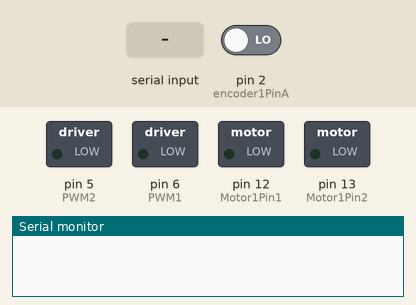
A sketch run on a simulated Arduino Uno, built with avr-gcc and run on an emulated ATmega328P. Parts: switched loads named in the sketch (green lamp = pin HIGH), the last lines printed to the serial monitor. The inputs (shaded band) are chosen by the test bench; at power-on: pin 2 (encoder1PinA) LOW.

Above: at 1.2 s.
1.3 s: "5\n" received over Serial
2.8 s: byte 13 (13) received over Serial
At 3.2 s:
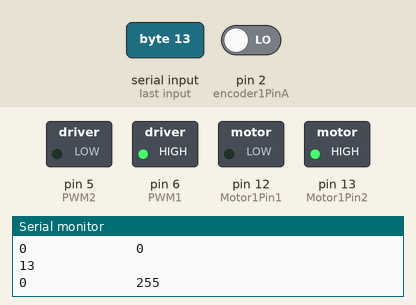
4.3 s: byte 73 (73) received over Serial
At 5.5 s:
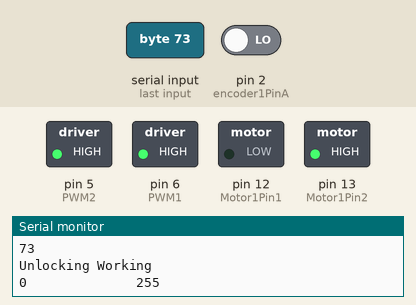
5.8 s: byte 3 (3) received over Serial
At 6.7 s:
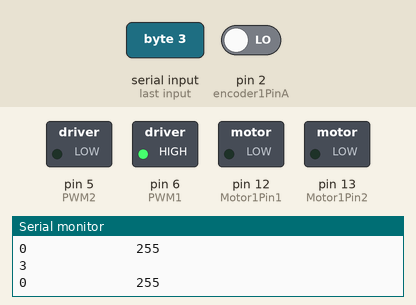
7.3 s: byte 23 (23) received over Serial
At 7.8 s:
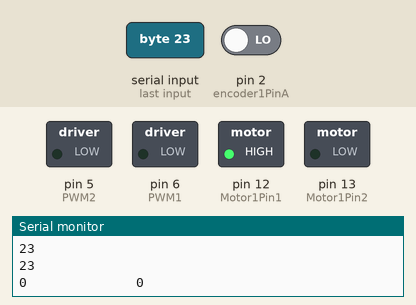
8.8 s: byte 53 (53) received over Serial
At 10.2 s:
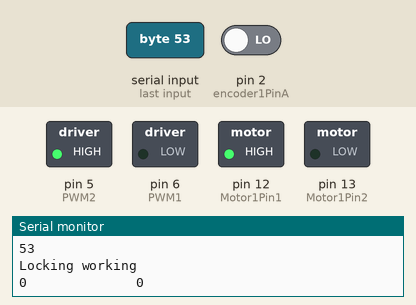
Timing chart, 0 to 11.3 s (numbered marks = the images above; inputs shaded):
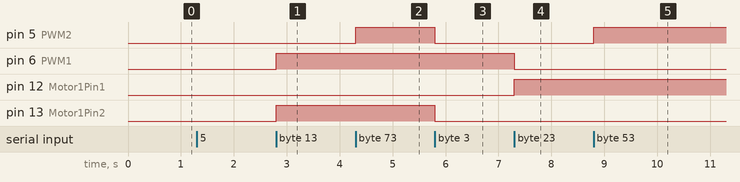

The sketch:

throwing_ps_uno.ino
```cpp
 /* Sequence try kar ab
Led on
Wait(yaha lockimg aayega)
Led off
Wait(yaha arrow drop hoga)
Motors
Release(yaha locking release hoga)
*/

#define encoder1PinA 2
#define encoder1PinB 3
#define PWM1 6
#define Motor1Pin1 12
#define Motor1Pin2 13
#define Motor2Pin 11 // locking motor
#define PWM2 5
#define Piston 7

int SetPoint1;
int PV1=0;
int err1=0;
double P1;
double kP1=0.48;
int output1;

void setup()
{
  Serial.begin(115200);
  pinMode(encoder1PinA, INPUT);
  pinMode(encoder1PinB, INPUT);
  pinMode(Motor1Pin1, OUTPUT);
  pinMode(Motor1Pin2, OUTPUT);
  pinMode(PWM1, OUTPUT);
  attachInterrupt(0, doEncoder1A, RISING);
}

void loop()
{
  if (Serial.available())
  {
  //locking function

  int t = 2;
  t = Serial.read();

 Serial.println(t);
  if(t == 53)
  {
    Serial.println("Locking working");
    digitalWrite(Motor2Pin, HIGH);
    analogWrite(PWM2, 255);
  }

 //unlocking function
  else if(t == 73)
  {
    Serial.println("Unlocking Working");
    digitalWrite(Motor2Pin, LOW);
    analogWrite(PWM2, 255);
  }
 else
 {
  analogWrite(PWM2, 0);
 }


  if(t == 3)
  {
    stopit();
  }

  if(t == 13) //up
  {
    //Serial.println("Works");
    digitalWrite(Motor1Pin1, LOW);
    digitalWrite(Motor1Pin2, HIGH);

    SetPoint1=3250;
    err1=SetPoint1-PV1;
  }


  if(t == 23)//down
  {
    Serial.println(t);
    //Serial.println("Works");
    digitalWrite(Motor1Pin1, HIGH);
    digitalWrite(Motor1Pin2, LOW);
    SetPoint1=0;
    err1= PV1-SetPoint1;
  }

  if(t ==  43)
  {
    Serial.println("Piston High working");
    digitalWrite(Piston, HIGH);
  }
  if(t == 63)
  {
    Serial.println("Piston Low working");
    digitalWrite(Piston, LOW);
  }

    PID1();


  //unlock
  }
}

void doEncoder1A()
{
  if(digitalRead(encoder1PinA) == HIGH)
  {
    if(digitalRead(encoder1PinB) == LOW)
    {
      PV1 = PV1 - 1;
    }
    else
    {
      PV1 = PV1 + 1;
    }
   }
   else
  {
    if(digitalRead(encoder1PinB) == HIGH)
    {
      PV1 = PV1 - 1;
    }
    else
    {
      PV1 = PV1 + 1;
    }
  }
}

void PID1()
{

  //int perr=err1;
  //err1=SetPoint1-PV1;

  P1=kP1*err1;
  //D1=kD1*(perr-err1);
  output1=P1;
 /*if(output1<0)
 {
   output1=!out1;
 }*/
  if(output1>255)
  {
    output1=255;
  }
  if(output1<0)
  {
    output1=0;
  }

 //up1();
  analogWrite(PWM1, output1); //0-255
  Serial.print(PV1);
  Serial.print("              ");
  Serial.print(output1);
  Serial.println("              ");


}
//void up1()
//{
//  digitalWrite(Motor1Pin1, HIGH);
//  digitalWrite(Motor1Pin2, LOW);
//}
//
//void down1()
//{
//  digitalWrite(Motor1Pin1, LOW);
//  digitalWrite(Motor1Pin2, HIGH);
//}

void stopit()
{
  digitalWrite(Motor1Pin1,LOW);
  digitalWrite(Motor1Pin2, LOW);
  analogWrite(PWM1,0);
}
```

Measured:
- after the input at 2.8 s, pin 6 (PWM1), pin 13 (Motor1Pin2): LOW → HIGH at once
- after the input at 4.3 s, pin 5 (PWM2): LOW → HIGH at once
- after the input at 5.8 s, pin 5 (PWM2), pin 13 (Motor1Pin2): HIGH → LOW at once
- after the input at 7.3 s, pin 6 (PWM1): HIGH → LOW at once; pin 12 (Motor1Pin1): LOW → HIGH at once
- after the input at 8.8 s, pin 5 (PWM2): LOW → HIGH at once
